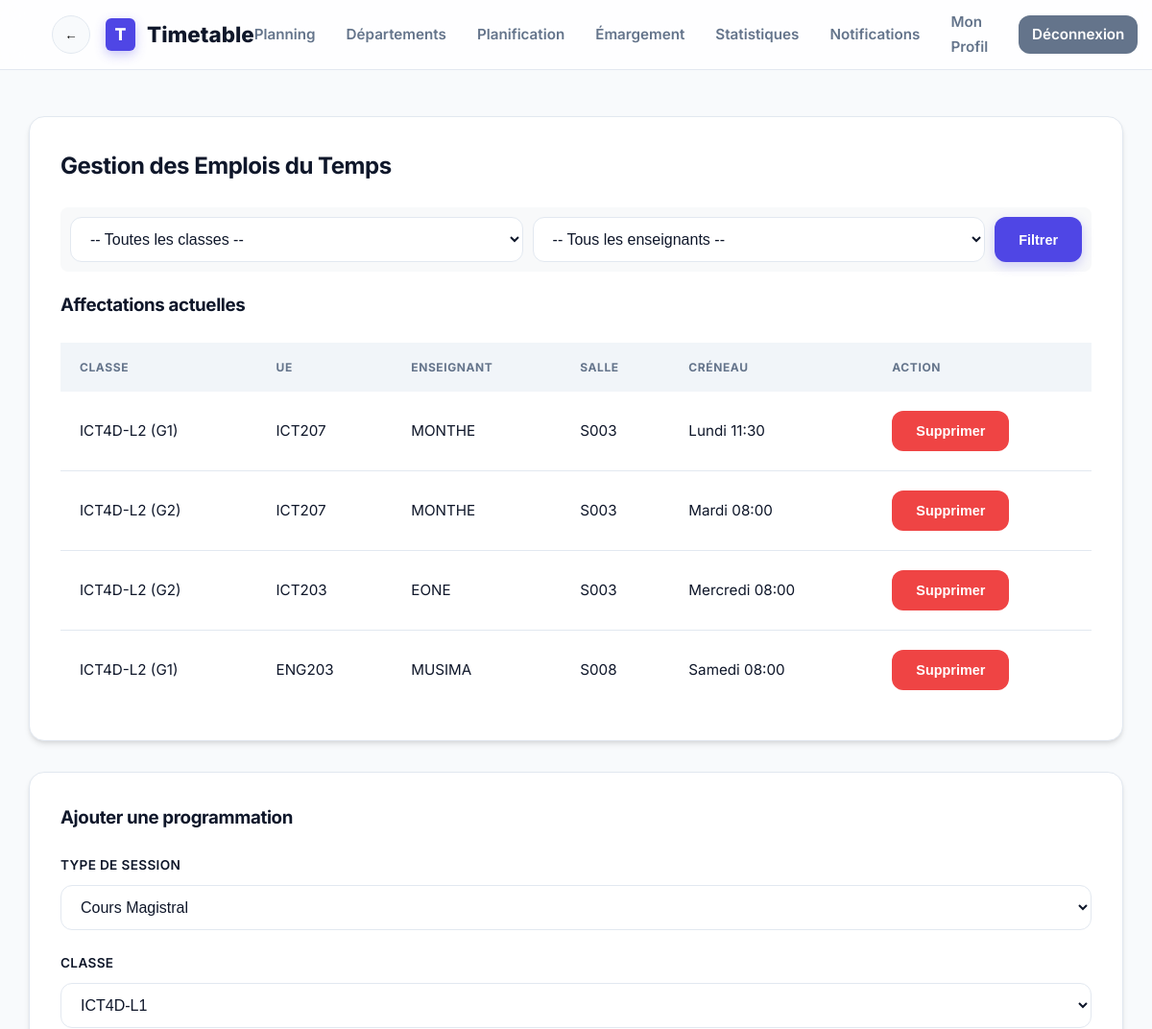
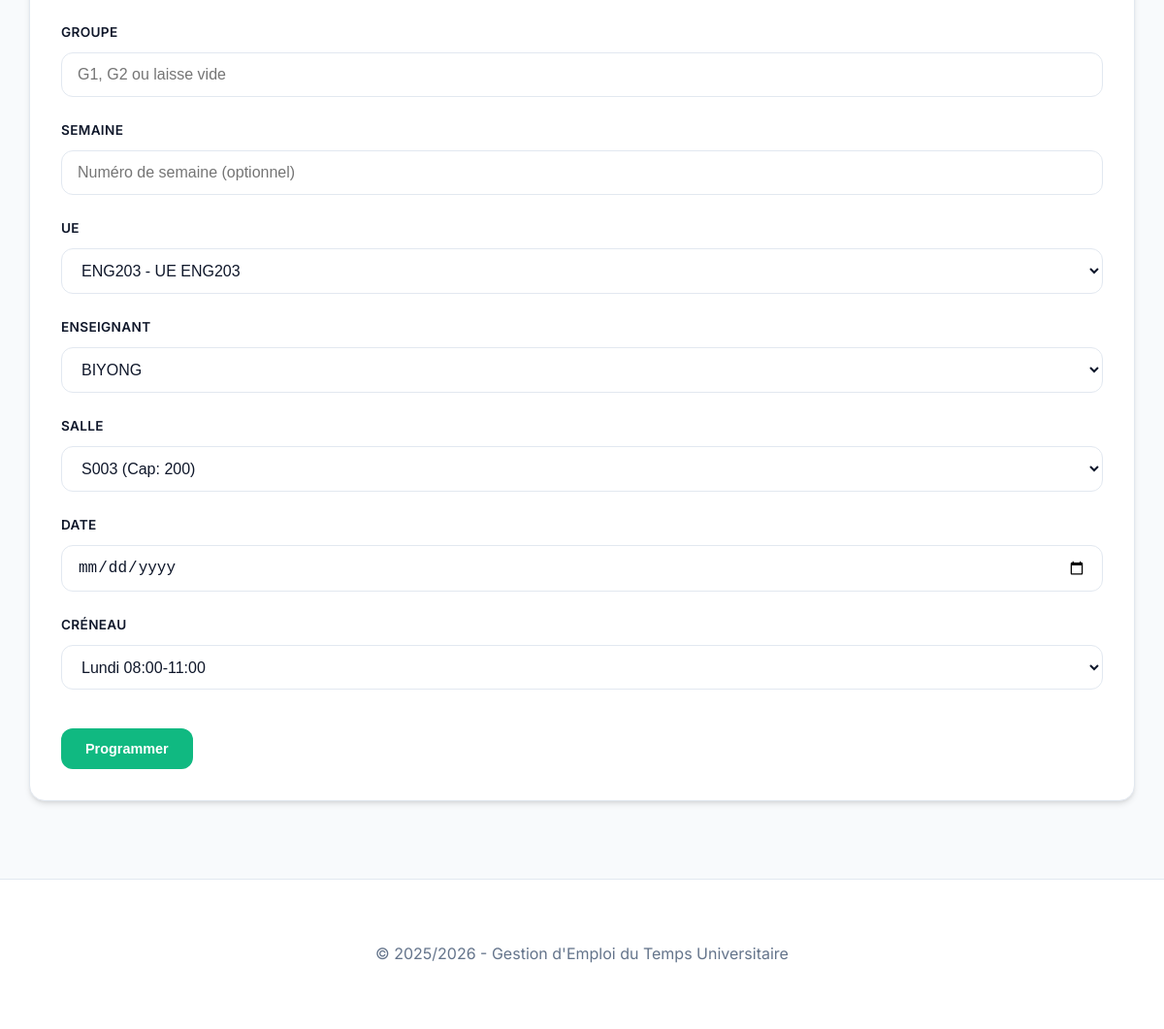
Screenshot of /timetable_app/modules/scheduling/manage.php (signed in) with the database file from the repository (2 pictures, top to bottom).
### tables this page shows
CREATE TABLE `timetable` (
  `id` int(11) NOT NULL AUTO_INCREMENT,
  `class_id` int(11) DEFAULT NULL,
  `course_id` int(11) DEFAULT NULL,
  `teacher_id` int(11) DEFAULT NULL,
  `room_id` int(11) DEFAULT NULL,
  `slot_id` int(11) DEFAULT NULL,
  `semester_id` int(11) DEFAULT NULL,
  `week_number` int(11) DEFAULT NULL,
  `date_passage` date DEFAULT NULL,
  `group_name` varchar(10) DEFAULT NULL,
  `type` varchar(20) DEFAULT 'CM',
  PRIMARY KEY (`id`),
  KEY `class_id` (`class_id`),
  KEY `course_id` (`course_id`),
  KEY `teacher_id` (`teacher_id`),
  KEY `room_id` (`room_id`),
  KEY `slot_id` (`slot_id`),
  KEY `semester_id` (`semester_id`),
  CONSTRAINT `timetable_ibfk_1` FOREIGN KEY (`class_id`) REFERENCES `classes` (`id`),
  CONSTRAINT `timetable_ibfk_2` FOREIGN KEY (`course_id`) REFERENCES `courses` (`id`),
  CONSTRAINT `timetable_ibfk_3` FOREIGN KEY (`teacher_id`) REFERENCES `teachers` (`id`),
  CONSTRAINT `timetable_ibfk_4` FOREIGN KEY (`room_id`) REFERENCES `rooms` (`id`),
  CONSTRAINT `timetable_ibfk_5` FOREIGN KEY (`slot_id`) REFERENCES `slots` (`id`),
  CONSTRAINT `timetable_ibfk_6` FOREIGN KEY (`semester_id`) REFERENCES `semesters` (`id`)
);

CREATE TABLE `classes` (
  `id` int(11) NOT NULL AUTO_INCREMENT,
  `program_id` int(11) DEFAULT NULL,
  `name` varchar(50) NOT NULL,
  `size` int(11) DEFAULT NULL,
  `semester_id` int(11) DEFAULT NULL,
  PRIMARY KEY (`id`),
  KEY `program_id` (`program_id`),
  KEY `semester_id` (`semester_id`),
  CONSTRAINT `classes_ibfk_1` FOREIGN KEY (`program_id`) REFERENCES `programs` (`id`),
  CONSTRAINT `classes_ibfk_2` FOREIGN KEY (`semester_id`) REFERENCES `semesters` (`id`)
);

CREATE TABLE `courses` (
  `id` int(11) NOT NULL AUTO_INCREMENT,
  `code` varchar(20) NOT NULL,
  `title` varchar(200) NOT NULL,
  `program_id` int(11) DEFAULT NULL,
  PRIMARY KEY (`id`),
  KEY `program_id` (`program_id`),
  CONSTRAINT `courses_ibfk_1` FOREIGN KEY (`program_id`) REFERENCES `programs` (`id`)
);

CREATE TABLE `teachers` (
  `id` int(11) NOT NULL AUTO_INCREMENT,
  `user_id` int(11) DEFAULT NULL,
  `name` varchar(100) NOT NULL,
  `email` varchar(100) DEFAULT NULL,
  `department_id` int(11) DEFAULT NULL,
  `program_id` int(11) DEFAULT NULL,
  `room_id` int(11) DEFAULT NULL,
  PRIMARY KEY (`id`),
  KEY `user_id` (`user_id`),
  KEY `department_id` (`department_id`),
  KEY `fk_teacher_program` (`program_id`),
  KEY `fk_teacher_room` (`room_id`),
  CONSTRAINT `fk_teacher_program` FOREIGN KEY (`program_id`) REFERENCES `programs` (`id`),
  CONSTRAINT `fk_teacher_room` FOREIGN KEY (`room_id`) REFERENCES `rooms` (`id`),
  CONSTRAINT `teachers_ibfk_1` FOREIGN KEY (`user_id`) REFERENCES `users` (`id`),
  CONSTRAINT `teachers_ibfk_2` FOREIGN KEY (`department_id`) REFERENCES `departments` (`id`)
);

CREATE TABLE `rooms` (
  `id` int(11) NOT NULL AUTO_INCREMENT,
  `name` varchar(50) NOT NULL,
  `capacity` int(11) NOT NULL,
  `is_predefined` tinyint(1) DEFAULT 1,
  PRIMARY KEY (`id`)
);

CREATE TABLE `slots` (
  `id` int(11) NOT NULL AUTO_INCREMENT,
  `day` varchar(20) NOT NULL,
  `start_time` varchar(10) NOT NULL,
  `end_time` varchar(10) NOT NULL,
  PRIMARY KEY (`id`)
);

### timetable_app/modules/scheduling/manage.php (the view, shortened to what this page needs)
<?php
require_once __DIR__ . '/../../includes/config.php';
$role = $_SESSION['role'];
$current_teacher_id = null;
$highlight_ids = isset($_GET['highlight']) ? explode(',', $_GET['highlight']) : [];
$sql = "SELECT t.*, c.name as class_name, co.code as course_code, te.name as teacher_name, r.name as room_name, s.day, s.start_time, s.end_time
        FROM timetable t
        JOIN classes c ON t.class_id = c.id
        JOIN courses co ON t.course_id = co.id
        JOIN teachers te ON t.teacher_id = te.id
        JOIN rooms r ON t.room_id = r.id
        JOIN slots s ON t.slot_id = s.id
        WHERE 1=1";
$params = [];
$sql .= " ORDER BY s.id, t.week_number";
$stmt = $pdo->prepare($sql);
$stmt->execute($params);
$timetable = $stmt->fetchAll();
$classes = $pdo->query("SELECT * FROM classes ORDER BY name")->fetchAll();
$courses = $pdo->query("SELECT * FROM courses ORDER BY code")->fetchAll();
$teachers = $pdo->query("SELECT * FROM teachers ORDER BY name")->fetchAll();
$rooms = $pdo->query("SELECT * FROM rooms ORDER BY name")->fetchAll();
$slots = $pdo->query("SELECT * FROM slots ORDER BY id")->fetchAll();
require_once __DIR__ . '/../../includes/header.php';
?>
<div class="card">
    <h2>Gestion des Emplois du Temps</h2>
    <?php if ($role === 'admin'): ?>
    <form method="GET" style="background:#f8f9fa; padding:10px; margin-bottom:20px; display:flex; gap:10px; border-radius: 8px;">
        <select name="class_id">
            <option value="">-- Toutes les classes --</option>
        </select>
        <select name="teacher_id">
            <option value="">-- Tous les enseignants --</option>
        </select>
        <button type="submit" class="btn btn-primary">Filtrer</button>
    </form>
    <?php endif; ?>
    <h3>Affectations <?php echo $role === 'teacher' ? 'personnelles' : 'actuelles'; ?></h3>
    <table class="table">
        <thead><tr><th>Classe</th><th>UE</th><th>Enseignant</th><th>Salle</th><th>Créneau</th><th>Action</th></tr></thead>
        <tbody>
            <?php foreach ($timetable as $entry): ?>
                <?php
                $is_highlighted = in_array($entry['id'], $highlight_ids);
                ?>
                <tr class="<?php echo $is_highlighted ? 'highlight-conflict' : ''; ?>">
                    <td><?php echo htmlspecialchars($entry['class_name']); ?> <?php echo $entry['group_name'] ? "(".htmlspecialchars($entry['group_name']).")" : ''; ?></td>
                    <td><?php echo htmlspecialchars($entry['course_code']); ?></td>
                    <td><?php echo htmlspecialchars($entry['teacher_name']); ?></td>
                    <td><?php echo htmlspecialchars($entry['room_name']); ?></td>
                    <td>
                        <?php echo $entry['day']; ?> <?php echo $entry['start_time']; ?>
                    </td>
                    <td>
                        <?php if ($role === 'admin' || ($role === 'teacher' && $entry['teacher_id'] == $current_teacher_id)): ?>
                        <form method="POST" style="display:inline;">
                            <button type="submit" class="btn btn-danger" onclick="return confirm('Supprimer?')">Supprimer</button>
                        </form>
                        <?php endif; ?>
                    </td>
                </tr>
            <?php endforeach; ?>
        </tbody>
    </table>
</div>
<div class="card">
    <h3>Ajouter une programmation</h3>
    <form method="POST">
        <div class="form-group"><label>Type de session</label>
            <select name="type" class="form-control" required>
                <option value="Cours">Cours Magistral</option>
            </select>
        </div>
        <div class="form-group"><label>Classe</label><select name="class_id" class="form-control" required><?php foreach($classes as $c) echo "<option value='{$c['id']}'>{$c['name']}</option>"; ?></select></div>
        <div class="form-group"><label>Groupe</label><input type="text" name="group_name" class="form-control" placeholder="G1, G2 ou laisse vide"></div>
        <div class="form-group"><label>Semaine</label><input type="number" name="week_number" class="form-control" placeholder="Numéro de semaine (optionnel)"></div>
        <div class="form-group"><label>UE</label><select name="course_id" class="form-control" required><?php foreach($courses as $c) echo "<option value='{$c['id']}'>{$c['code']} - {$c['title']}</option>"; ?></select></div>
        <?php if ($role === 'admin'): ?>
            <div class="form-group"><label>Enseignant</label><select name="teacher_id" class="form-control" required><?php foreach($teachers as $t) echo "<option value='{$t['id']}'>{$t['name']}</option>"; ?></select></div>
        <?php else: ?>
            <input type="hidden" name="teacher_id" value="<?php echo $current_teacher_id; ?>">
            <div class="form-group"><label>Enseignant</label><input type="text" class="form-control" value="<?php echo htmlspecialchars($_SESSION['full_name']); ?>" disabled></div>
        <?php endif; ?>
        <div class="form-group"><label>Salle</label><select name="room_id" class="form-control" required><?php foreach($rooms as $r) echo "<option value='{$r['id']}'>{$r['name']} (Cap: {$r['capacity']})</option>"; ?></select></div>
        <div class="form-group"><label>Date</label><input type="date" name="date_passage" class="form-control"></div>
        <div class="form-group"><label>Créneau</label><select name="slot_id" class="form-control" required><?php foreach($slots as $s) echo "<option value='{$s['id']}'>{$s['day']} {$s['start_time']}-{$s['end_time']}</option>"; ?></select></div>
        <button type="submit" class="btn btn-success" style="margin-top: 1rem;">Programmer</button>
    </form>
</div>
<?php
require_once __DIR__ . '/../../includes/footer.php';
?>

### timetable_app/assets/css/style.css (style rules this page uses)
:root { --primary: #4f46e5; --primary-hover: #4338ca; --primary-light: #eef2ff; --secondary: #64748b; --secondary-hover: #475569; --success: #10b981; --success-hover: #059669; --danger: #ef4444; --danger-hover: #dc2626; --warning: #f59e0b; --bg: #f8fafc; --surface: #ffffff; --text: #0f172a; --text-muted: #64748b; --border: #e2e8f0; --input-bg: #ffffff; --shadow-sm: 0 1px 2px 0 rgb(0 0 0 / 0.05); --shadow: 0 4px 6px -1px rgb(0 0 0 / 0.1), 0 2px 4px -2px rgb(0 0 0 / 0.1); --shadow-md: 0 10px 15px -3px rgb(0 0 0 / 0.1), 0 4px 6px -4px rgb(0 0 0 / 0.1); --shadow-lg: 0 20px 25px -5px rgb(0 0 0 / 0.1), 0 8px 10px -6px rgb(0 0 0 / 0.1); --radius-sm: 0.375rem; --radius: 0.75rem; --radius-lg: 1rem; --transition: all 0.3s cubic-bezier(0.4, 0, 0.2, 1); }
* { box-sizing: border-box; margin: 0; padding: 0; }
body { font-family: 'Inter', -apple-system, BlinkMacSystemFont, "Segoe UI", Roboto, sans-serif; background-color: var(--bg); color: var(--text); line-height: 1.6; -webkit-font-smoothing: antialiased; }
.card { background: var(--surface); padding: 2rem; border-radius: var(--radius-lg); border: 1px solid var(--border); box-shadow: var(--shadow); margin-bottom: 2rem; transition: var(--transition); animation: fadeIn 0.8s cubic-bezier(0.16, 1, 0.3, 1); }
.card h1, .card h2, .card h3 { margin-bottom: 1.5rem; color: var(--text); font-weight: 700; letter-spacing: -0.02em; }
.btn { display: inline-flex; align-items: center; justify-content: center; padding: 0.75rem 1.5rem; border-radius: var(--radius); font-weight: 600; font-size: 0.9rem; cursor: pointer; transition: var(--transition); text-decoration: none; border: 1px solid transparent; gap: 0.5rem; }
.btn-primary { background: var(--primary); color: white; box-shadow: 0 4px 12px rgba(79, 70, 229, 0.25); }
.btn-success { background: var(--success); color: white; }
.btn-danger { background: var(--danger); color: white; }
form div { margin-bottom: 1.5rem; }
label { display: block; margin-bottom: 0.6rem; font-weight: 600; font-size: 0.85rem; color: var(--text); text-transform: uppercase; letter-spacing: 0.025em; }
input[type="text"], input[type="password"], input[type="number"], input[type="date"], input[type="email"], select, textarea { width: 100%; padding: 0.8rem 1rem; border: 1px solid var(--border); border-radius: var(--radius); background-color: var(--input-bg); color: var(--text); font-size: 1rem; transition: var(--transition); }
table { width: 100%; border-collapse: collapse; }
th { background-color: #f1f5f9; color: var(--text-muted); font-weight: 700; font-size: 0.75rem; text-transform: uppercase; letter-spacing: 0.05em; padding: 1rem 1.25rem; text-align: left; }
td { padding: 1.25rem; font-size: 0.95rem; border-bottom: 1px solid var(--border); transition: var(--transition); }
tr:last-child td { border-bottom: none; }

### rows the page displays
timetable: class.name "ICT4D-L2", group_name "G1", course.code "ICT207", teacher.name "MONTHE", room.name "S003", slot.day "Lundi", slot.start_time "11:30"
timetable: class.name "ICT4D-L2", group_name "G2", course.code "ICT207", teacher.name "MONTHE", room.name "S003", slot.day "Mardi", slot.start_time "08:00"
timetable: class.name "ICT4D-L2", group_name "G2", course.code "ICT203", teacher.name "EONE", room.name "S003", slot.day "Mercredi", slot.start_time "08:00"
timetable: class.name "ICT4D-L2", group_name "G1", course.code "ENG203", teacher.name "MUSIMA", room.name "S008", slot.day "Samedi", slot.start_time "08:00"

### other values shown
form field class_id "ICT4D-L1"
form field course_id "ENG203 - UE ENG203"
form field teacher_id "BIYONG"
form field room_id "S003 (Cap: 200)"
form field slot_id "Lundi 08:00-11:00"
